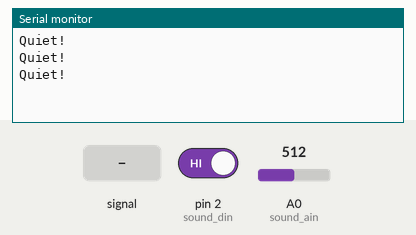
Recording of a sketch running on a simulated Arduino Uno, built with avr-gcc and run on an emulated ATmega328P. Shown: the last lines printed to the serial monitor. The inputs (shaded band) are chosen by the test bench; at power-on: pin 2 (sound_din) HIGH, A0 (sound_ain) = 512.

Above: at 1.3 s.
1.4 s: pin 2 (sound_din) driven LOW
At 1.81 s:
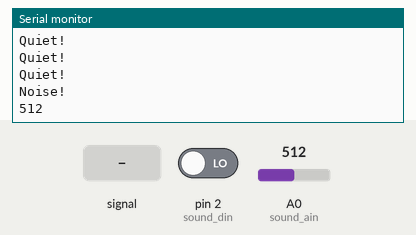
3.0 s: A0 (sound_ain) fed a 200 Hz sine of ±81 counts around its level
At 3.31 s:
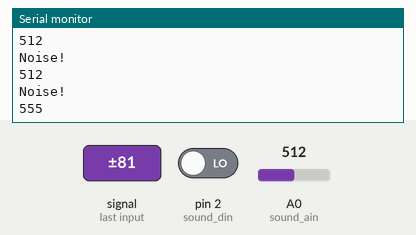
4.5 s: A0 (sound_ain) set to 716
At 4.81 s:
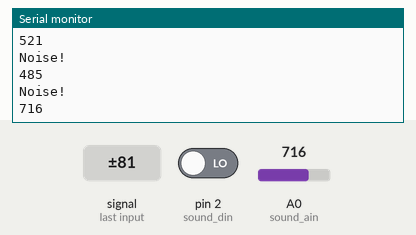
6.0 s: A0 (sound_ain) fed a 1000 Hz sine of ±255 counts around its level
At 6.31 s:
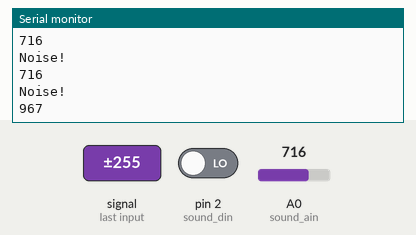
7.5 s: A0 (sound_ain) set to 900
At 7.81 s:
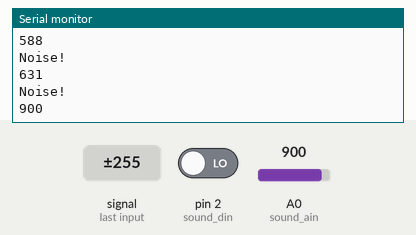
Timing chart, 0 to 10.0 s (numbered marks = the images above; inputs shaded):
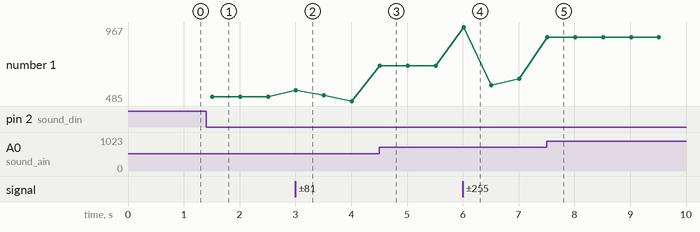

The sketch:

Sound_Sensor.ino
```cpp
int sound_din=2;
int sound_ain=A0;
int ad_value;
void setup()
{
  pinMode(sound_din,INPUT);
  pinMode(sound_ain,INPUT);
  Serial.begin(9600);
}
void loop()
{
  ad_value=analogRead(sound_ain);
  if(digitalRead(sound_din)==LOW)
  {
    Serial.println("Noise!");
    Serial.println(ad_value);
  }
  else
  {
    Serial.println("Quiet!");
  }
  delay(500);
}
```

Measured:
- after the input at 1.4 s, the serial monitor: prints a new line after 0.10 s (image 1)
- after the input at 3.0 s, the serial monitor: prints a new line at once (image 2)
- after the input at 4.5 s, the serial monitor: prints a new line at once (image 3)
- after the input at 6.0 s, the serial monitor: prints a new line at once (image 4)
- after the input at 7.5 s, the serial monitor: prints a new line at once (image 5)
- plotted number 1: 512 → 485 after the input at 3.0 s, 485 → 716 after the input at 4.5 s, 716 → 631 after the input at 6.0 s, 631 → 900 after the input at 7.5 s
